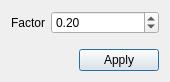
<?xml version="1.0" encoding="UTF-8"?>
<ui version="4.0">
 <class>ScaleForcesDialog</class>
 <widget class="QDialog" name="ScaleForcesDialog">
  <property name="geometry">
   <rect>
    <x>0</x>
    <y>0</y>
    <width>170</width>
    <height>82</height>
   </rect>
  </property>
  <property name="windowTitle">
   <string>Scale Forces</string>
  </property>
  <layout class="QVBoxLayout" name="verticalLayout">
   <item>
    <layout class="QFormLayout" name="formLayout">
     <item row="0" column="0">
      <widget class="QLabel" name="factorLabel">
       <property name="text">
        <string>Factor</string>
       </property>
      </widget>
     </item>
     <item row="0" column="1">
      <widget class="QDoubleSpinBox" name="factorDoubleSpinBox">
       <property name="minimum">
        <double>0.050000000000000</double>
       </property>
       <property name="maximum">
        <double>5.000000000000000</double>
       </property>
       <property name="singleStep">
        <double>0.010000000000000</double>
       </property>
       <property name="value">
        <double>0.200000000000000</double>
       </property>
      </widget>
     </item>
    </layout>
   </item>
   <item>
    <layout class="QHBoxLayout" name="horizontalLayout">
     <item>
      <spacer name="horizontalSpacer">
       <property name="orientation">
        <enum>Qt::Horizontal</enum>
       </property>
       <property name="sizeHint" stdset="0">
        <size>
         <width>40</width>
         <height>20</height>
        </size>
       </property>
      </spacer>
     </item>
     <item>
      <widget class="QPushButton" name="applyPushButton">
       <property name="text">
        <string>Apply</string>
       </property>
       <property name="icon">
        <iconset resource="../../rsc.qrc">
         <normaloff>:/icons/dialog-ok-apply.png</normaloff>:/icons/dialog-ok-apply.png</iconset>
       </property>
      </widget>
     </item>
    </layout>
   </item>
  </layout>
 </widget>
 <resources>
  <include location="../../rsc.qrc"/>
 </resources>
 <connections/>
</ui>
